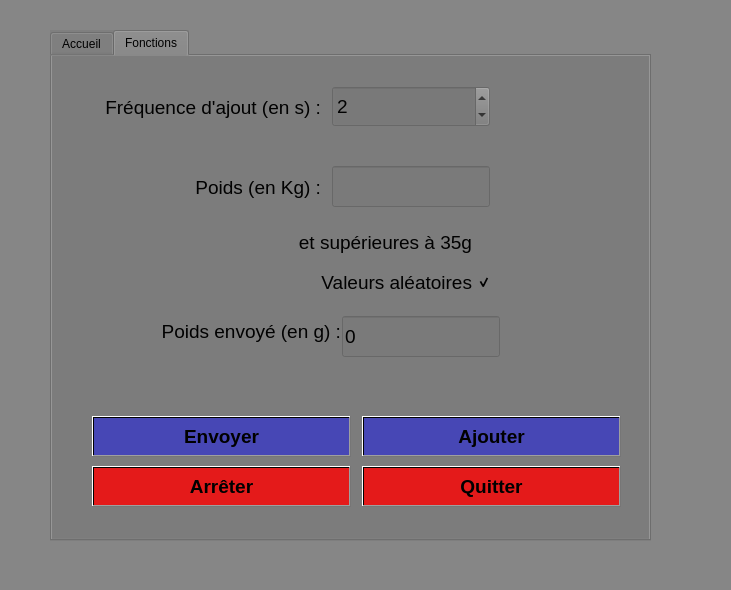
<?xml version="1.0" encoding="UTF-8"?>
<ui version="4.0">
 <class>MainWindow</class>
 <widget class="QMainWindow" name="MainWindow">
  <property name="geometry">
   <rect>
    <x>0</x>
    <y>0</y>
    <width>731</width>
    <height>590</height>
   </rect>
  </property>
  <property name="font">
   <font>
    <underline>false</underline>
    <kerning>true</kerning>
   </font>
  </property>
  <property name="focusPolicy">
   <enum>Qt::StrongFocus</enum>
  </property>
  <property name="contextMenuPolicy">
   <enum>Qt::CustomContextMenu</enum>
  </property>
  <property name="windowTitle">
   <string>Simulateur de Trame</string>
  </property>
  <property name="windowIcon">
   <iconset>
    <normaloff>pain.jpg</normaloff>pain.jpg</iconset>
  </property>
  <property name="styleSheet">
   <string notr="true">background-color: rgba(121, 121, 121, 135);</string>
  </property>
  <property name="unifiedTitleAndToolBarOnMac">
   <bool>false</bool>
  </property>
  <widget class="QWidget" name="centralWidget">
   <widget class="QTabWidget" name="tabWidget">
    <property name="geometry">
     <rect>
      <x>50</x>
      <y>30</y>
      <width>601</width>
      <height>511</height>
     </rect>
    </property>
    <property name="currentIndex">
     <number>1</number>
    </property>
    <widget class="QWidget" name="tab">
     <attribute name="title">
      <string>Accueil</string>
     </attribute>
     <widget class="QPushButton" name="bt_etablir">
      <property name="geometry">
       <rect>
        <x>180</x>
        <y>240</y>
        <width>219</width>
        <height>35</height>
       </rect>
      </property>
      <property name="font">
       <font>
        <pointsize>14</pointsize>
        <weight>75</weight>
        <bold>true</bold>
        <kerning>false</kerning>
       </font>
      </property>
      <property name="cursor">
       <cursorShape>PointingHandCursor</cursorShape>
      </property>
      <property name="focusPolicy">
       <enum>Qt::NoFocus</enum>
      </property>
      <property name="styleSheet">
       <string notr="true">background-color: qlineargradient(spread:pad, x1:0, y1:0, x2:1, y2:0, stop:1 rgba(0, 0, 255, 110));
color: rgb(0, 0, 0);</string>
      </property>
      <property name="text">
       <string>Etablir liaison</string>
      </property>
     </widget>
    </widget>
    <widget class="QWidget" name="tab_2">
     <attribute name="title">
      <string>Fonctions</string>
     </attribute>
     <widget class="QLabel" name="label_poids_g">
      <property name="geometry">
       <rect>
        <x>60</x>
        <y>260</y>
        <width>229</width>
        <height>31</height>
       </rect>
      </property>
      <property name="styleSheet">
       <string notr="true">background-color: rgba(255, 255, 255, 0);</string>
      </property>
      <property name="text">
       <string>&lt;html&gt;&lt;head/&gt;&lt;body&gt;&lt;p align=&quot;right&quot;&gt;&lt;span style=&quot; font-size:14pt; color:#010101;&quot;&gt;Poids envoyé (en g) :&lt;/span&gt;&lt;/p&gt;&lt;/body&gt;&lt;/html&gt;</string>
      </property>
     </widget>
     <widget class="QLabel" name="label_freq">
      <property name="geometry">
       <rect>
        <x>40</x>
        <y>20</y>
        <width>229</width>
        <height>63</height>
       </rect>
      </property>
      <property name="styleSheet">
       <string notr="true">background-color: rgba(255, 255, 255, 0);</string>
      </property>
      <property name="text">
       <string>&lt;html&gt;&lt;head/&gt;&lt;body&gt;&lt;p align=&quot;right&quot;&gt;&lt;span style=&quot; font-size:14pt; color:#010101;&quot;&gt;Fréquence d'ajout (en s) :&lt;/span&gt;&lt;/p&gt;&lt;/body&gt;&lt;/html&gt;</string>
      </property>
     </widget>
     <widget class="QLabel" name="label_poids">
      <property name="geometry">
       <rect>
        <x>40</x>
        <y>100</y>
        <width>229</width>
        <height>63</height>
       </rect>
      </property>
      <property name="styleSheet">
       <string notr="true">background-color: rgba(255, 255, 255, 0);</string>
      </property>
      <property name="text">
       <string>&lt;html&gt;&lt;head/&gt;&lt;body&gt;&lt;p align=&quot;right&quot;&gt;&lt;span style=&quot; font-size:14pt; color:#010101;&quot;&gt;Poids (en Kg) :&lt;/span&gt;&lt;/p&gt;&lt;/body&gt;&lt;/html&gt;</string>
      </property>
     </widget>
     <widget class="QCheckBox" name="bt_35g">
      <property name="geometry">
       <rect>
        <x>210</x>
        <y>170</y>
        <width>229</width>
        <height>33</height>
       </rect>
      </property>
      <property name="font">
       <font>
        <pointsize>14</pointsize>
       </font>
      </property>
      <property name="cursor">
       <cursorShape>PointingHandCursor</cursorShape>
      </property>
      <property name="focusPolicy">
       <enum>Qt::NoFocus</enum>
      </property>
      <property name="layoutDirection">
       <enum>Qt::RightToLeft</enum>
      </property>
      <property name="styleSheet">
       <string notr="true">color: rgb(1, 1, 1);
background-color: rgba(255, 255, 255, 0);</string>
      </property>
      <property name="text">
       <string>et supérieures à 35g</string>
      </property>
     </widget>
     <widget class="QCheckBox" name="bt_aleatoire">
      <property name="geometry">
       <rect>
        <x>210</x>
        <y>210</y>
        <width>229</width>
        <height>33</height>
       </rect>
      </property>
      <property name="font">
       <font>
        <pointsize>14</pointsize>
       </font>
      </property>
      <property name="cursor">
       <cursorShape>PointingHandCursor</cursorShape>
      </property>
      <property name="focusPolicy">
       <enum>Qt::NoFocus</enum>
      </property>
      <property name="layoutDirection">
       <enum>Qt::RightToLeft</enum>
      </property>
      <property name="styleSheet">
       <string notr="true">color: rgb(1, 1, 1);
background-color: rgba(255, 255, 255, 0);</string>
      </property>
      <property name="text">
       <string>Valeurs aléatoires</string>
      </property>
      <property name="checked">
       <bool>true</bool>
      </property>
     </widget>
     <widget class="QPushButton" name="bt_envoyer">
      <property name="geometry">
       <rect>
        <x>40</x>
        <y>360</y>
        <width>259</width>
        <height>41</height>
       </rect>
      </property>
      <property name="sizePolicy">
       <sizepolicy hsizetype="Minimum" vsizetype="Fixed">
        <horstretch>0</horstretch>
        <verstretch>0</verstretch>
       </sizepolicy>
      </property>
      <property name="font">
       <font>
        <pointsize>14</pointsize>
        <weight>75</weight>
        <bold>true</bold>
        <underline>false</underline>
        <strikeout>false</strikeout>
        <stylestrategy>PreferDefault</stylestrategy>
        <kerning>false</kerning>
       </font>
      </property>
      <property name="cursor">
       <cursorShape>PointingHandCursor</cursorShape>
      </property>
      <property name="mouseTracking">
       <bool>true</bool>
      </property>
      <property name="toolTip">
       <string>&lt;html&gt;&lt;head/&gt;&lt;body&gt;&lt;p&gt;&lt;br/&gt;&lt;/p&gt;&lt;/body&gt;&lt;/html&gt;</string>
      </property>
      <property name="whatsThis">
       <string>&lt;html&gt;&lt;head/&gt;&lt;body&gt;&lt;p&gt;&lt;br/&gt;&lt;/p&gt;&lt;/body&gt;&lt;/html&gt;</string>
      </property>
      <property name="layoutDirection">
       <enum>Qt::LeftToRight</enum>
      </property>
      <property name="styleSheet">
       <string notr="true">background-color: qlineargradient(spread:pad, x1:0, y1:0, x2:1, y2:0, stop:1 rgba(0, 0, 255, 110));
color: rgb(0, 0, 0);</string>
      </property>
      <property name="text">
       <string>Envoyer</string>
      </property>
     </widget>
     <widget class="QPushButton" name="bt_quitter">
      <property name="geometry">
       <rect>
        <x>310</x>
        <y>410</y>
        <width>259</width>
        <height>41</height>
       </rect>
      </property>
      <property name="font">
       <font>
        <pointsize>14</pointsize>
        <weight>75</weight>
        <bold>true</bold>
       </font>
      </property>
      <property name="cursor">
       <cursorShape>PointingHandCursor</cursorShape>
      </property>
      <property name="styleSheet">
       <string notr="true">background-color: qlineargradient(spread:reflect, x1:0, y1:0, x2:1, y2:0, stop:0.579487 rgba(255, 0, 0, 202));
color: rgb(0, 0, 0);</string>
      </property>
      <property name="text">
       <string>Quitter</string>
      </property>
     </widget>
     <widget class="QPushButton" name="bt_ajouter">
      <property name="geometry">
       <rect>
        <x>310</x>
        <y>360</y>
        <width>259</width>
        <height>41</height>
       </rect>
      </property>
      <property name="sizePolicy">
       <sizepolicy hsizetype="Minimum" vsizetype="Fixed">
        <horstretch>0</horstretch>
        <verstretch>0</verstretch>
       </sizepolicy>
      </property>
      <property name="font">
       <font>
        <pointsize>14</pointsize>
        <weight>75</weight>
        <bold>true</bold>
        <underline>false</underline>
        <strikeout>false</strikeout>
        <stylestrategy>PreferDefault</stylestrategy>
        <kerning>false</kerning>
       </font>
      </property>
      <property name="cursor">
       <cursorShape>PointingHandCursor</cursorShape>
      </property>
      <property name="mouseTracking">
       <bool>true</bool>
      </property>
      <property name="toolTip">
       <string>&lt;html&gt;&lt;head/&gt;&lt;body&gt;&lt;p&gt;&lt;br/&gt;&lt;/p&gt;&lt;/body&gt;&lt;/html&gt;</string>
      </property>
      <property name="whatsThis">
       <string>&lt;html&gt;&lt;head/&gt;&lt;body&gt;&lt;p&gt;&lt;br/&gt;&lt;/p&gt;&lt;/body&gt;&lt;/html&gt;</string>
      </property>
      <property name="layoutDirection">
       <enum>Qt::LeftToRight</enum>
      </property>
      <property name="styleSheet">
       <string notr="true">background-color: qlineargradient(spread:pad, x1:0, y1:0, x2:1, y2:0, stop:1 rgba(0, 0, 255, 110));
color: rgb(0, 0, 0);</string>
      </property>
      <property name="text">
       <string>Ajouter</string>
      </property>
     </widget>
     <widget class="QPushButton" name="bt_arreter">
      <property name="geometry">
       <rect>
        <x>40</x>
        <y>410</y>
        <width>259</width>
        <height>41</height>
       </rect>
      </property>
      <property name="font">
       <font>
        <pointsize>14</pointsize>
        <weight>75</weight>
        <bold>true</bold>
       </font>
      </property>
      <property name="cursor">
       <cursorShape>PointingHandCursor</cursorShape>
      </property>
      <property name="styleSheet">
       <string notr="true">background-color: qlineargradient(spread:reflect, x1:0, y1:0, x2:1, y2:0, stop:0.579487 rgba(255, 0, 0, 202));
color: rgb(0, 0, 0);</string>
      </property>
      <property name="text">
       <string>Arrêter</string>
      </property>
      <property name="iconSize">
       <size>
        <width>30</width>
        <height>30</height>
       </size>
      </property>
     </widget>
     <widget class="QLineEdit" name="text_poids_2">
      <property name="geometry">
       <rect>
        <x>290</x>
        <y>260</y>
        <width>158</width>
        <height>41</height>
       </rect>
      </property>
      <property name="font">
       <font>
        <pointsize>14</pointsize>
       </font>
      </property>
      <property name="styleSheet">
       <string notr="true">color: rgb(0, 0, 0);</string>
      </property>
      <property name="text">
       <string>0</string>
      </property>
     </widget>
     <widget class="QLineEdit" name="text_poids">
      <property name="geometry">
       <rect>
        <x>280</x>
        <y>110</y>
        <width>158</width>
        <height>41</height>
       </rect>
      </property>
      <property name="styleSheet">
       <string notr="true">color: rgb(1, 1, 1);</string>
      </property>
     </widget>
     <widget class="QSpinBox" name="text_frequence">
      <property name="geometry">
       <rect>
        <x>280</x>
        <y>30</y>
        <width>158</width>
        <height>41</height>
       </rect>
      </property>
      <property name="font">
       <font>
        <pointsize>14</pointsize>
       </font>
      </property>
      <property name="cursor">
       <cursorShape>PointingHandCursor</cursorShape>
      </property>
      <property name="focusPolicy">
       <enum>Qt::ClickFocus</enum>
      </property>
      <property name="styleSheet">
       <string notr="true">color: rgb(1, 1, 1);</string>
      </property>
      <property name="value">
       <number>2</number>
      </property>
     </widget>
    </widget>
   </widget>
  </widget>
  <action name="actionFentre">
   <property name="text">
    <string>fentre</string>
   </property>
  </action>
 </widget>
 <layoutdefault spacing="6" margin="11"/>
 <resources/>
 <connections/>
</ui>
